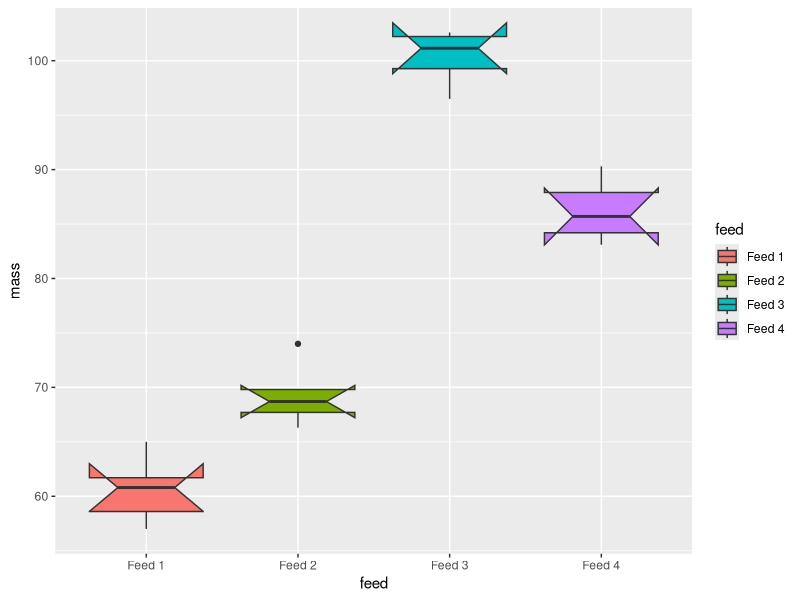
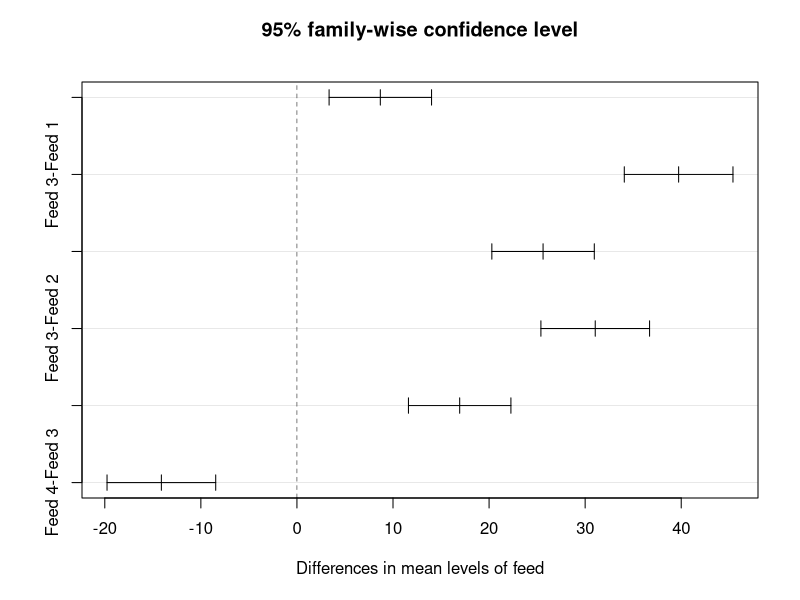
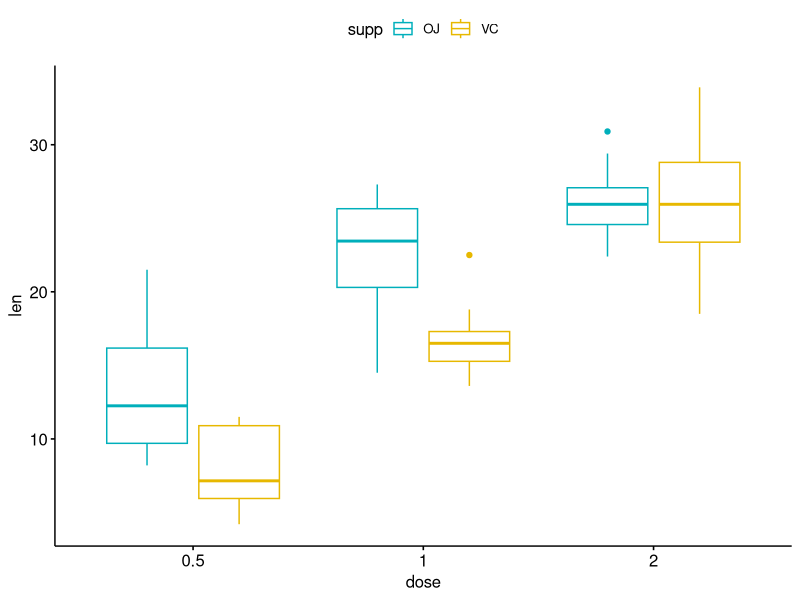

Write R code to recreate these figures, in order.
#ANOVA exercise.R
#attempt the ANOVA exercises 
#Luanne Thomas
#26 April 2018

# Load libraries ----------------------------------------------------------

library(tidyverse)
library(ggpubr)

# Exercise 1 --------------------------------------------------------------

#Null hypothesis: feed type has no effect on the mass of the pigs 

# enter the mass at the end of the experiment
feed_1 <- c(60.8, 57.0, 65.0, 58.6, 61.7)
feed_2 <- c(68.7, 67.7, 74.0, 66.3, 69.8)
feed_3 <- c(102.6, 102.1, 100.2, 96.5)
feed_4 <- c(87.9, 84.2, 83.1, 85.7, 90.3)

# make a dataframe
bacon <- as.tibble(data.frame(feed = c(rep("Feed 1", length(feed_1)),
    rep("Feed 2", length(feed_2)),
    rep("Feed 3", length(feed_3)),
    rep("Feed 4", length(feed_4))),
  mass = c(feed_1, feed_2, feed_3, feed_4)))

#One-way 

bacon.aov1 <- aov(mass ~ feed, data = bacon)

summary(bacon.aov1)

#Visualisation
ggplot(bacon, aes(x = feed, y = mass)) +
  geom_boxplot(aes(fill = feed), notch = TRUE)

#Tukey
TukeyHSD(bacon.aov1)

plot(TukeyHSD(bacon.aov1, "feed"))

#Feed type has an effect on mass (P < 0.05)
#null hypothesis refuted

# Exercise 2 --------------------------------------------------------------

#H0: There is no difference in the length of teeth in relation to the supplement
#H0: There is no difference in supplement in relation to the dose
#H1: There is a difference in the length of teeth in relation to the dose and supplement 

#load data
teeth <- datasets::ToothGrowth

#Visualisation
ggboxplot(teeth, x = "dose", y = "len", color = "supp",
          palette = c("#00AFBB", "#E7B800"))

#Two-way test
teeth.aov <- aov(len ~ supp + dose, data = teeth)

summary(teeth.aov)

#can conclude that both supp and dose are significant. 
#dose is the most significant factor variable.
#Thus we reject null hypothesis and accept alternative hypothesis

# Two-way ANOVA with interaction effect (for fun:))
teeth.aov2 <- aov(len ~ supp + dose + supp:dose, data = teeth)

summary(teeth.aov2)

#results show that the two main effects (supp and dose) are significant
#as well as their interaction.



